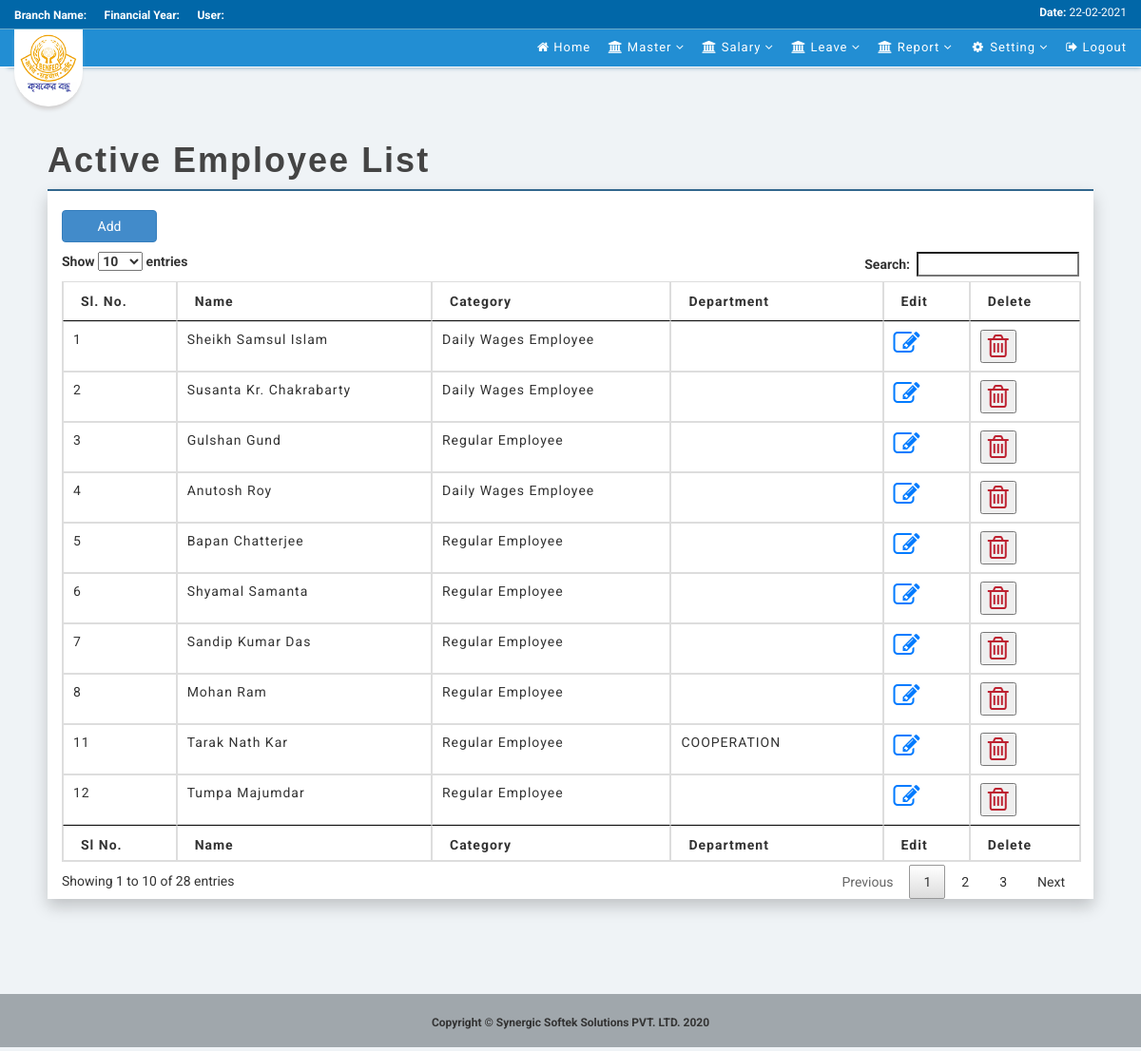
Before: /index.php/admin/employee with the older database file.
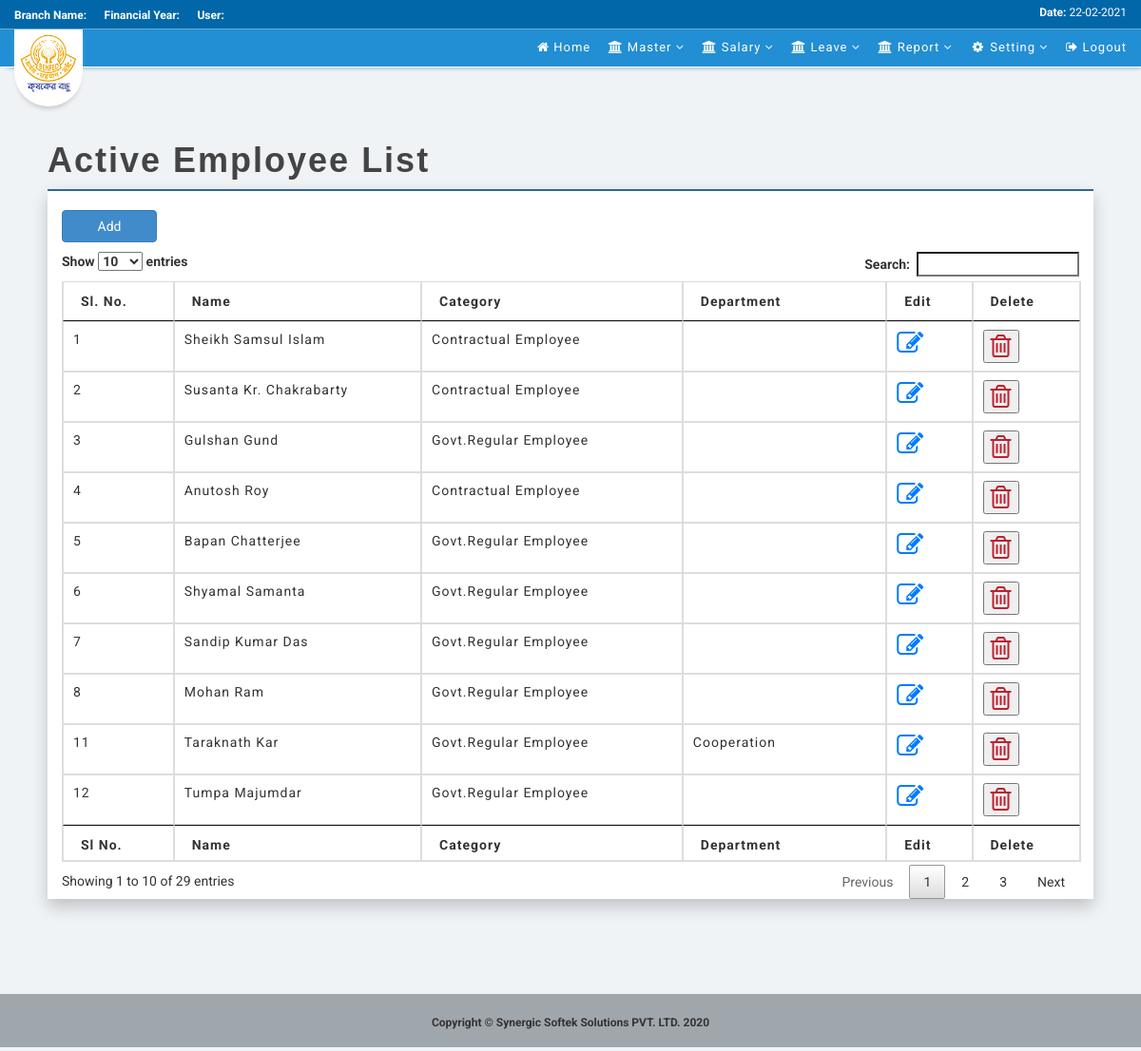
After: the same page with the newer database file.
### tables this page shows
CREATE TABLE `md_category` (
  `category_code` int(11) NOT NULL,
  `category_type` varchar(50) NOT NULL
);

CREATE TABLE `md_employee` (
  `emp_code` int(11) NOT NULL,
  `emp_name` varchar(100) NOT NULL,
  `emp_catg` int(10) NOT NULL,
  `emp_dist` int(10) NOT NULL,
  `dob` date DEFAULT NULL,
  `join_dt` date DEFAULT NULL,
  `ret_dt` date DEFAULT NULL,
  `designation` varchar(50) DEFAULT NULL,
  `department` varchar(50) DEFAULT NULL,
  `phn_no` int(11) DEFAULT 0,
  `email` varchar(100) DEFAULT NULL,
  `pan_no` varchar(50) DEFAULT NULL,
  `aadhar_no` varchar(50) DEFAULT NULL,
  `emp_addr` text DEFAULT NULL,
  `bank_name` varchar(50) DEFAULT NULL,
  `bank_ac_no` varchar(50) DEFAULT NULL,
  `pf_ac_no` varchar(50) DEFAULT NULL,
  `basic_pay` decimal(10,2) DEFAULT 0.00,
  `created_by` varchar(50) DEFAULT NULL,
  `created_dt` datetime DEFAULT NULL,
  `emp_status` char(1) DEFAULT 'A',
  `modified_by` varchar(50) DEFAULT NULL,
  `modified_dt` datetime DEFAULT NULL
);

### application/controllers/Admin.php (called while the page is built, shortened)
<?php
	class Admin extends CI_Controller{
		public function __construct(){
			$this->load->model('Login_Process');
			$this->load->model('Admin_Process');
		}
		public function employee() {
			$select = array("emp_code", "emp_name", "emp_catg",
							"department");
			$employee['employee_dtls']    =   $this->Admin_Process->f_get_particulars("md_employee", $select, array("emp_status" => 'A'), 0);
			$employee['category_dtls']    =   $this->Admin_Process->f_get_particulars("md_category", NULL, NULL, 0);
			$this->load->view('post_login/payroll_main');
			$this->load->view("employee/dashboard", $employee);
			$this->load->view('post_login/footer');
		}
	}
?>

### index.php (called while the page is built, shortened)
<?php
require_once BASEPATH.'core/CodeIgniter.php';

### application/models/Admin_Process.php (called while the page is built, shortened)
<?php
	class Admin_Process extends CI_Model{
		public function f_get_particulars($table_name, $select=NULL, $where=NULL, $flag) {
			if(isset($select)) {
				$this->db->select($select);
			}
			if(isset($where)) {
				$this->db->where($where);
			}
			$result		=	$this->db->get($table_name);
			if($flag == 1) {
				return $result->row();
			}else {
				return $result->result();
			}
		}
    }
?>

### application/views/employee/dashboard.php (the view, shortened to what this page needs)
<div class="wraper">
    <div class="row">
        <div class="col-lg-9 col-sm-12">
            <h1><strong>Active Employee List</strong></h1>
        </div>
    </div>
    <div class="col-lg-12 container contant-wraper">
        <h3>
            <small><a href="<?php echo site_url("emadst");?>" class="btn btn-primary" style="width: 100px;">Add</a></small>
        </h3>
        <table class="table table-bordered table-hover" id="myTable">
            <thead>
                <tr>
                    <th>Sl. No.</th>
                    <th>Name</th>
                    <th>Category</th>
                    <th>Department</th>
                    <th>Edit</th>
                    <th>Delete</th>
                </tr>
            </thead>
            <tbody>
                <?php
                if($employee_dtls) {
                        foreach($employee_dtls as $e_dtls) {
                ?>
                        <tr>
                            <td><?php echo $e_dtls->emp_code; ?></td>
                            <td><?php echo $e_dtls->emp_name; ?></td>
                            <td><?php
                                foreach($category_dtls as $c_list) {
                                    if($e_dtls->emp_catg == $c_list->category_code) {
                                        echo $c_list->category_type;
                                    }
                                }
                            ?>
                            </td>
                            <td><?php echo $e_dtls->department; ?></td>
                            <td>
                                <a href="estem?emp_code=<?php echo $e_dtls->emp_code; ?>"
                                    data-toggle="tooltip"
                                    data-placement="bottom"
                                    title="Edit"
                                >
                                    <i class="fa fa-edit fa-2x" style="color: #007bff"></i>
                                </a>
                            </td>
                            <td>
                                <button
                                    type="button"
                                    class="delete"
                                    id="<?php echo $e_dtls->emp_code; ?>"
                                    data-toggle="tooltip"
                                    data-placement="bottom"
                                    title="Delete"
                                >
                                    <i class="fa fa-trash-o fa-2x" style="color: #bd2130"></i>
                                </button>
                            </td>
                        </tr>
                <?php
                        }
                    }
                    else {
                        echo "<tr><td colspan='10' style='text-align: center;'>No data Found</td></tr>";
                    }
                ?>
            </tbody>
            <tfoot>
                <tr>
                    <th>Sl No.</th>
                    <th>Name</th>
                    <th>Category</th>
                    <th>Department</th>
                    <th>Edit</th>
                    <th>Delete</th>
                </tr>
            </tfoot>
        </table>
    </div>
</div>

Changed rows visible on the page:
changed md_category: category_type "Daily Wages Employee" → "Contractual Employee"
changed md_category: category_type "Regular Employee" → "Govt.Regular Employee"
changed md_employee id 11: emp_name "Tarak Nath Kar" → "Taraknath Kar"; department "COOPERATION" → "Cooperation"
Other visible differences:
text written by a page script: "Show entries Search: Showing 1 to 10 of 28 entries Previous 1 2 3 Next" → "Show entries Search: Showing 1 to 10 of 29 entries Previous 1 2 3 Next"
